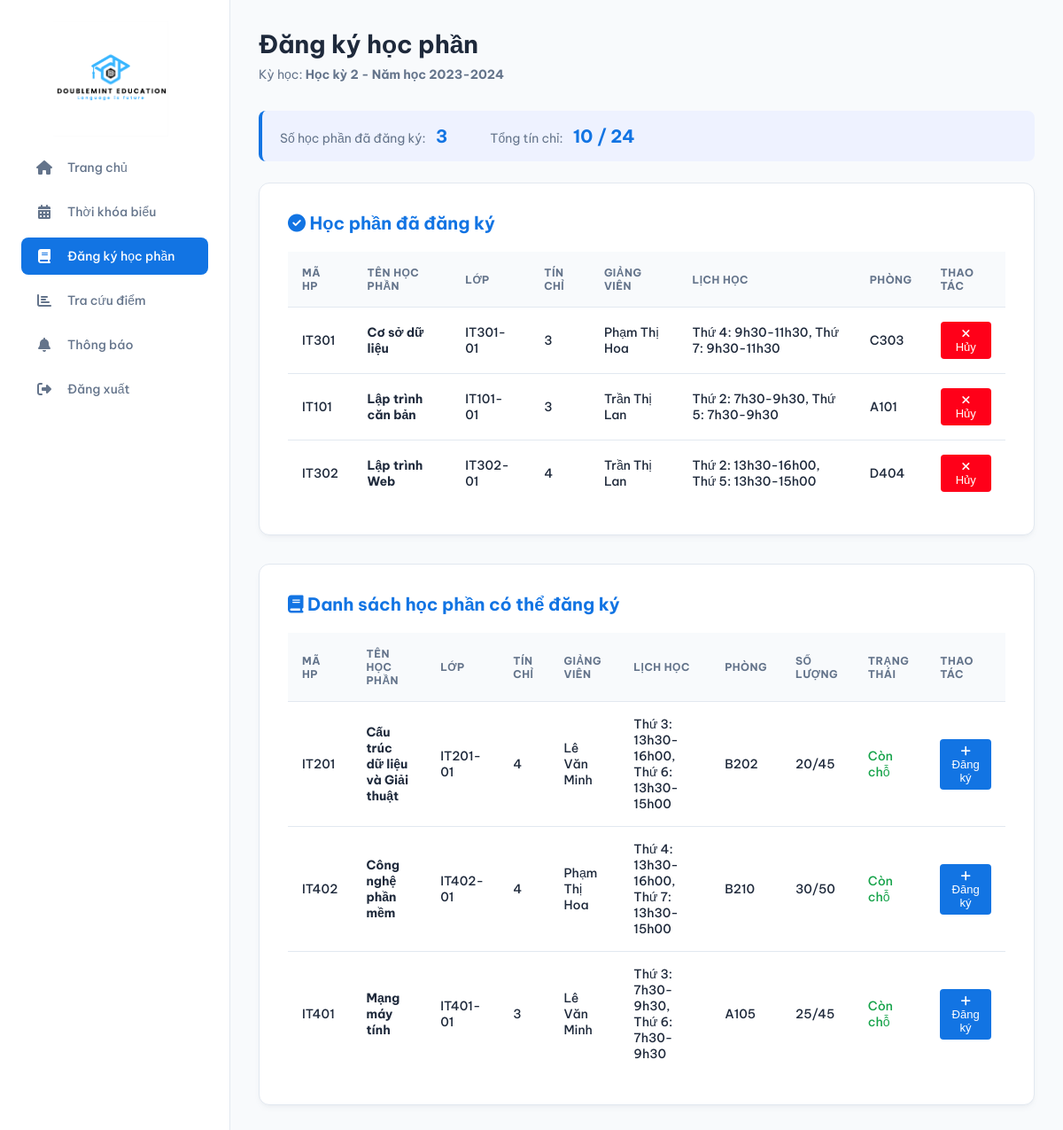
Screenshot of /student/dang_ky_hoc_phan.php (signed in) with the database file from the repository.
### tables this page shows
CREATE TABLE semesters (
    id INT AUTO_INCREMENT PRIMARY KEY,
    semester_name VARCHAR(50) NOT NULL,
    semester_code VARCHAR(20) UNIQUE NOT NULL,
    start_date DATE NOT NULL,
    end_date DATE NOT NULL,
    is_active ENUM('yes', 'no') DEFAULT 'no',
    created_at TIMESTAMP DEFAULT CURRENT_TIMESTAMP
);

CREATE TABLE enrollments (
    id INT AUTO_INCREMENT PRIMARY KEY,
    student_id INT NOT NULL,
    class_course_id INT NOT NULL,
    enrollment_date TIMESTAMP DEFAULT CURRENT_TIMESTAMP,
    status ENUM('registered', 'studying', 'completed', 'dropped') DEFAULT 'registered',
    FOREIGN KEY (student_id) REFERENCES students(id) ON DELETE CASCADE,
    FOREIGN KEY (class_course_id) REFERENCES class_courses(id) ON DELETE CASCADE,
    UNIQUE KEY unique_enrollment (student_id, class_course_id),
    INDEX idx_student (student_id),
    INDEX idx_class_course (class_course_id)
);

CREATE TABLE courses (
    id INT AUTO_INCREMENT PRIMARY KEY,
    course_code VARCHAR(20) UNIQUE NOT NULL,
    course_name VARCHAR(200) NOT NULL,
    credits INT NOT NULL,
    max_students INT DEFAULT 50,
    description TEXT,
    created_at TIMESTAMP DEFAULT CURRENT_TIMESTAMP,
    INDEX idx_course_code (course_code)
);

CREATE TABLE class_courses (
    id INT AUTO_INCREMENT PRIMARY KEY,
    course_id INT NOT NULL,
    teacher_id INT NOT NULL,
    semester_id INT NOT NULL,
    class_name VARCHAR(100) NOT NULL,
    schedule TEXT,
    room VARCHAR(50),
    current_students INT DEFAULT 0,
    max_students INT DEFAULT 50,
    status ENUM('open', 'full', 'closed') DEFAULT 'open',
    created_at TIMESTAMP DEFAULT CURRENT_TIMESTAMP,
    FOREIGN KEY (course_id) REFERENCES courses(id) ON DELETE CASCADE,
    FOREIGN KEY (teacher_id) REFERENCES teachers(id) ON DELETE CASCADE,
    FOREIGN KEY (semester_id) REFERENCES semesters(id) ON DELETE CASCADE,
    INDEX idx_semester (semester_id),
    INDEX idx_teacher (teacher_id)
);

### config/db_connect.php (called while the page is built, shortened)
<?php
function executeQuery($conn, $sql) {
    $result = $conn->query($sql);
    return $result;
}
function fetchOne($conn, $sql) {
    $result = executeQuery($conn, $sql);
    if ($result && $result->num_rows > 0) {
        return $result->fetch_assoc();
    }
    return null;
}
function fetchAll($conn, $sql) {
    $result = executeQuery($conn, $sql);
    $data = array();
    if ($result && $result->num_rows > 0) {
        while ($row = $result->fetch_assoc()) {
            $data[] = $row;
        }
    }
    return $data;
}
?>

### config/auth.php (called while the page is built, shortened)
<?php
function isLoggedIn() {
    return isset($_SESSION['user_id']) && isset($_SESSION['role']);
}
function getCurrentUser() {
    if (isLoggedIn()) {
        return array(
            'id' => $_SESSION['user_id'] ?? null,
            'email' => $_SESSION['email'] ?? '',
            'role' => $_SESSION['role'] ?? '',
            'full_name' => $_SESSION['full_name'] ?? ''
        );
    }
    return null;
}
function getStudentInfo($conn, $userId) {
    $sql = "SELECT s.*, u.email, u.full_name, u.phone, u.address
            FROM students s
            INNER JOIN users u ON s.user_id = u.id
            WHERE s.user_id = " . intval($userId);
    return fetchOne($conn, $sql);
}
function getStudentIdByUserId($conn, $userId) {
    $sql = "SELECT id FROM students WHERE user_id = " . intval($userId);
    $result = fetchOne($conn, $sql);
    return $result ? $result['id'] : null;
}
?>

### student/dang_ky_hoc_phan.php (the view, shortened to what this page needs)
<?php
require_once '../config/db_connect.php';
require_once '../config/auth.php';
$currentUser = getCurrentUser();
$studentInfo = getStudentInfo($conn, $currentUser['id']);
$studentId = getStudentIdByUserId($conn, $currentUser['id']);
$sqlCurrentSemester = "SELECT * FROM semesters WHERE is_active = 'yes' LIMIT 1";
$currentSemester = fetchOne($conn, $sqlCurrentSemester);
$sqlEnrolled = "SELECT e.id as enrollment_id, c.course_code, c.course_name, c.credits,
                cc.class_name, cc.schedule, cc.room, cc.status,
                CONCAT(u.full_name) as teacher_name
                FROM enrollments e
                INNER JOIN class_courses cc ON e.class_course_id = cc.id
                INNER JOIN courses c ON cc.course_id = c.id
                INNER JOIN teachers t ON cc.teacher_id = t.id
                INNER JOIN users u ON t.user_id = u.id
                WHERE e.student_id = $studentId AND cc.semester_id = {$currentSemester['id']}
                ORDER BY c.course_name";
$enrolledCourses = fetchAll($conn, $sqlEnrolled);
$sqlAvailable = "SELECT cc.id, c.course_code, c.course_name, c.credits,
                 cc.class_name, cc.schedule, cc.room, cc.current_students, cc.max_students, cc.status,
                 CONCAT(u.full_name) as teacher_name
                 FROM class_courses cc
                 INNER JOIN courses c ON cc.course_id = c.id
                 INNER JOIN teachers t ON cc.teacher_id = t.id
                 INNER JOIN users u ON t.user_id = u.id
                 WHERE cc.semester_id = {$currentSemester['id']}
                 AND cc.id NOT IN (
                     SELECT class_course_id FROM enrollments WHERE student_id = $studentId
                 )
                 ORDER BY c.course_name";
$availableCourses = fetchAll($conn, $sqlAvailable);
$sqlTotalCredits = "SELECT SUM(c.credits) as total
                   FROM enrollments e
                   INNER JOIN class_courses cc ON e.class_course_id = cc.id
                   INNER JOIN courses c ON cc.course_id = c.id
                   WHERE e.student_id = $studentId AND cc.semester_id = {$currentSemester['id']}";
$totalResult = fetchOne($conn, $sqlTotalCredits);
$totalCreditsRegistered = $totalResult['total'] ?? 0;
include '../includes/header.php';
?>
<div class="main-header">
    <div class="page-title">
        <h1>Đăng ký học phần</h1>
        <p style="color: var(--text-secondary); margin-top: 8px;">
            Kỳ học: <strong><?php echo htmlspecialchars($currentSemester['semester_name']); ?></strong>
        </p>
    </div>
</div>
<div style="background-color: #eef2ff; padding: 16px 20px; border-radius: 8px; margin-bottom: 24px; border-left: 4px solid var(--primary-color);">
    <div style="display: flex; gap: 48px;">
        <div>
            <span style="color: var(--text-secondary); font-size: 14px;">Số học phần đã đăng ký:</span>
            <strong style="font-size: 20px; color: var(--primary-color); margin-left: 8px;"><?php echo count($enrolledCourses); ?></strong>
        </div>
        <div>
            <span style="color: var(--text-secondary); font-size: 14px;">Tổng tín chỉ:</span>
            <strong style="font-size: 20px; color: var(--primary-color); margin-left: 8px;"><?php echo $totalCreditsRegistered; ?> / 24</strong>
        </div>
    </div>
</div>
<div class="card" style="margin-bottom: 32px;">
    <h2 style="font-size: 20px; margin-bottom: 20px; color: var(--primary-color);">
        <i class="fas fa-check-circle"></i> Học phần đã đăng ký
    </h2>
    <?php if (count($enrolledCourses) > 0): ?>
        <div class="table-container">
            <table class="results-table">
                <thead>
                    <tr>
                        <th>Mã HP</th>
                        <th>Tên học phần</th>
                        <th>Lớp</th>
                        <th>Tín chỉ</th>
                        <th>Giảng viên</th>
                        <th>Lịch học</th>
                        <th>Phòng</th>
                        <th>Thao tác</th>
                    </tr>
                </thead>
                <tbody>
                    <?php foreach ($enrolledCourses as $course): ?>
                        <tr>
                            <td><?php echo htmlspecialchars($course['course_code']); ?></td>
                            <td><strong><?php echo htmlspecialchars($course['course_name']); ?></strong></td>
                            <td><?php echo htmlspecialchars($course['class_name']); ?></td>
                            <td><?php echo $course['credits']; ?></td>
                            <td><?php echo htmlspecialchars($course['teacher_name']); ?></td>
                            <td><?php echo htmlspecialchars($course['schedule']); ?></td>
                            <td><?php echo htmlspecialchars($course['room']); ?></td>
                            <td>
                                <form method="POST" style="display: inline;" onsubmit="return confirm('Bạn có chắc muốn hủy đăng ký học phần này?');">
                                    <button type="submit" name="unregister" style="padding: 6px 12px; background-color: var(--danger-color); color: white; border: none; border-radius: 4px; cursor: pointer; font-size: 13px;">
                                        <i class="fas fa-times"></i> Hủy
                                    </button>
                                </form>
                            </td>
                        </tr>
                    <?php endforeach; ?>
                </tbody>
            </table>
        </div>
    <?php else: ?>
        <p style="color: var(--text-secondary); text-align: center; padding: 40px;">
            Bạn chưa đăng ký học phần nào trong kỳ này.
        </p>
    <?php endif; ?>
</div>
<div class="card">
    <h2 style="font-size: 20px; margin-bottom: 20px; color: var(--primary-color);">
        <i class="fas fa-book"></i> Danh sách học phần có thể đăng ký
    </h2>
    <?php if (count($availableCourses) > 0): ?>
        <div class="table-container">
            <table class="results-table">
                <thead>
                    <tr>
                        <th>Mã HP</th>
                        <th>Tên học phần</th>
                        <th>Lớp</th>
                        <th>Tín chỉ</th>
                        <th>Giảng viên</th>
                        <th>Lịch học</th>
                        <th>Phòng</th>
                        <th>Số lượng</th>
                        <th>Trạng thái</th>
                        <th>Thao tác</th>
                    </tr>
                </thead>
                <tbody>
                    <?php foreach ($availableCourses as $course): ?>
                        <tr>
                            <td><?php echo htmlspecialchars($course['course_code']); ?></td>
                            <td><strong><?php echo htmlspecialchars($course['course_name']); ?></strong></td>
                            <td><?php echo htmlspecialchars($course['class_name']); ?></td>
                            <td><?php echo $course['credits']; ?></td>
                            <td><?php echo htmlspecialchars($course['teacher_name']); ?></td>
                            <td><?php echo htmlspecialchars($course['schedule']); ?></td>
                            <td><?php echo htmlspecialchars($course['room']); ?></td>
                            <td><?php echo $course['current_students']; ?>/<?php echo $course['max_students']; ?></td>
                            <td>
                                <?php if ($course['status'] === 'full'): ?>
                                    <span style="color: #dc2626; font-weight: 500;">Đã đầy</span>
                                <?php elseif ($course['status'] === 'open'): ?>
                                    <span style="color: #16a34a; font-weight: 500;">Còn chỗ</span>
                                <?php else: ?>
                                    <span style="color: #64748b; font-weight: 500;">Đã đóng</span>
                                <?php endif; ?>
                            </td>
                            <td>
                                <?php if ($course['status'] === 'open'): ?>
                                    <form method="POST" style="display: inline;">
                                        <button type="submit" name="register" style="padding: 6px 12px; background-color: var(--primary-color); color: white; border: none; border-radius: 4px; cursor: pointer; font-size: 13px;">
                                            <i class="fas fa-plus"></i> Đăng ký
                                        </button>
                                    </form>
                                <?php else: ?>
                                    <button disabled style="padding: 6px 12px; background-color: #ccc; color: #666; border: none; border-radius: 4px; cursor: not-allowed; font-size: 13px;">
                                        Không thể đăng ký
                                    </button>
                                <?php endif; ?>
                            </td>
                        </tr>
                    <?php endforeach; ?>
                </tbody>
            </table>
        </div>
    <?php else: ?>
        <p style="color: var(--text-secondary); text-align: center; padding: 40px;">
            Không còn học phần nào có thể đăng ký.
        </p>
    <?php endif; ?>
</div>
<?php include '../includes/footer.php'; ?>

### assets/css/style.css (style rules this page uses)
:root { --primary-color: #1274e3; --secondary-color: #f8fafc; --sidebar-bg: #ffffff; --text-primary: #1e293b; --text-secondary: #64748b; --border-color: #e2e8f0; --shadow-color: rgba(100, 116, 139, 0.06); --danger-color: #ff0019; }
* { box-sizing: border-box; margin: 0; padding: 0; }
body { font-family: 'Be Vietnam Pro', sans-serif; background-color: var(--secondary-color); color: var(--text-primary); font-size: 14px; -webkit-font-smoothing: antialiased; -moz-osx-font-smoothing: grayscale; }
.app-body { display: flex; }
.main-header { display: flex; justify-content: space-between; align-items: center; margin-bottom: 32px; }
.main-header .page-title h1 { font-size: 28px; font-weight: 700; color: var(--text-primary); }
.card { background-color: #ffffff; padding: 32px; border-radius: 12px; border: 1px solid var(--border-color); box-shadow: 0 4px 6px -1px var(--shadow-color), 0 2px 4px -2px var(--shadow-color); }
.table-container { overflow-x: auto; }
.results-table { width: 100%; border-collapse: collapse; min-width: 600px; }
.results-table th, .results-table td { padding: 16px; text-align: left; border-bottom: 1px solid var(--border-color); }
.results-table thead { background-color: var(--secondary-color); }
.results-table th { font-weight: 700; font-size: 12px; color: var(--text-secondary); text-transform: uppercase; letter-spacing: 0.5px; }
.results-table tbody tr:last-child td { border-bottom: none; }
.results-table tbody td { font-weight: 500; }

### rows the page displays
semesters: semester_name "Học kỳ 2 - Năm học 2023-2024"
enrollments: courses.course_code "IT301", courses.course_name "Cơ sở dữ liệu", class_course.class_name "IT301-01", courses.credits "3", teacher_name "Phạm Thị Hoa", class_course.schedule "Thứ 4: 9h30-11h30, Thứ 7: 9h30-11h30", class_course.room "C303"
enrollments: courses.course_code "IT101", courses.course_name "Lập trình căn bản", class_course.class_name "IT101-01", courses.credits "3", teacher_name "Trần Thị Lan", class_course.schedule "Thứ 2: 7h30-9h30, Thứ 5: 7h30-9h30", class_course.room "A101"
enrollments: courses.course_code "IT302", courses.course_name "Lập trình Web", class_course.class_name "IT302-01", courses.credits "4", teacher_name "Trần Thị Lan", class_course.schedule "Thứ 2: 13h30-16h00, Thứ 5: 13h30-15h00", class_course.room "D404"
class_courses: course.course_code "IT201", course.course_name "Cấu trúc dữ liệu và Giải thuật", class_name "IT201-01", course.credits "4", teacher_name "Lê Văn Minh", schedule "Thứ 3: 13h30-16h00, Thứ 6: 13h30-15h00", room "B202", current_students "20", max_students "45", status "Còn chỗ"
class_courses: course.course_code "IT402", course.course_name "Công nghệ phần mềm", class_name "IT402-01", course.credits "4", teacher_name "Phạm Thị Hoa", schedule "Thứ 4: 13h30-16h00, Thứ 7: 13h30-15h00", room "B210", current_students "30", max_students "50", status "Còn chỗ"
class_courses: course.course_code "IT401", course.course_name "Mạng máy tính", class_name "IT401-01", course.credits "3", teacher_name "Lê Văn Minh", schedule "Thứ 3: 7h30-9h30, Thứ 6: 7h30-9h30", room "A105", current_students "25", max_students "45", status "Còn chỗ"

### other values shown
$menu['text'] "Trang chủ"
$menu['text'] "Thời khóa biểu"
$menu['text'] "Đăng ký học phần"
$menu['text'] "Tra cứu điểm"
$menu['text'] "Thông báo"
count($enrolledCourses) "3"
$totalCreditsRegistered "10"
